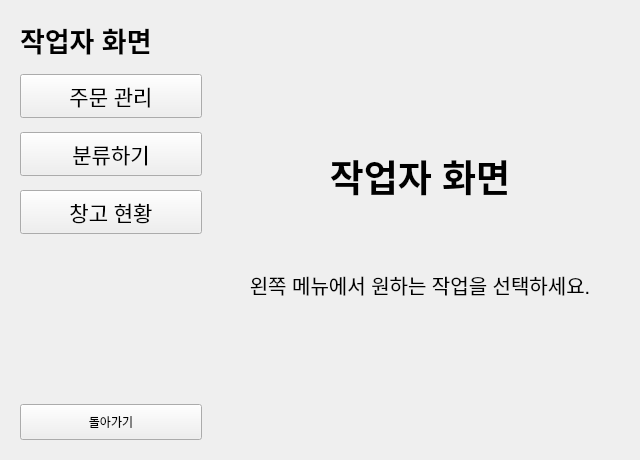
<?xml version="1.0" encoding="UTF-8"?>
<ui version="4.0">
 <class>WorkerScreen</class>
 <widget class="QWidget" name="WorkerScreen">
  <property name="objectName">
   <string>WorkerScreen</string>
  </property>
  <layout class="QHBoxLayout" name="horizontalLayout_worker_main">
   <property name="spacing">
    <number>0</number>
   </property>
   <item>
    <widget class="QFrame" name="worker_sidebar">
     <property name="objectName">
      <string>worker_sidebar</string>
     </property>
     <property name="minimumSize">
      <size>
       <width>200</width>
       <height>0</height>
      </size>
     </property>
     <property name="maximumSize">
      <size>
       <width>200</width>
       <height>16777215</height>
      </size>
     </property>
     <property name="frameShape">
      <enum>QFrame::Shape::NoFrame</enum>
     </property>
     <property name="frameShadow">
      <enum>QFrame::Shadow::Plain</enum>
     </property>
     <layout class="QVBoxLayout" name="verticalLayout_worker_sidebar">
      <property name="spacing">
       <number>14</number>
      </property>
      <item>
       <widget class="QLabel" name="label_worker_menuTitle">
        <property name="font">
         <font>
          <pointsize>20</pointsize>
          <weight>75</weight>
          <bold>true</bold>
         </font>
        </property>
        <property name="text">
         <string>작업자 화면</string>
        </property>
       </widget>
      </item>
      <item>
       <widget class="QPushButton" name="menu_inbound">
        <property name="minimumSize">
         <size>
          <width>0</width>
          <height>44</height>
         </size>
        </property>
        <property name="font">
         <font>
          <pointsize>16</pointsize>
         </font>
        </property>
        <property name="text">
         <string>주문 관리</string>
        </property>
        <property name="checkable">
         <bool>true</bool>
        </property>
        <property name="checked">
         <bool>false</bool>
        </property>
       </widget>
      </item>
      <item>
       <widget class="QPushButton" name="menu_classify">
        <property name="minimumSize">
         <size>
          <width>0</width>
          <height>44</height>
         </size>
        </property>
        <property name="font">
         <font>
          <pointsize>16</pointsize>
         </font>
        </property>
        <property name="text">
         <string>분류하기</string>
        </property>
        <property name="checkable">
         <bool>true</bool>
        </property>
        <property name="checked">
         <bool>false</bool>
        </property>
       </widget>
      </item>
      <item>
       <widget class="QPushButton" name="menu_warehouse">
        <property name="minimumSize">
         <size>
          <width>0</width>
          <height>44</height>
         </size>
        </property>
        <property name="font">
         <font>
          <pointsize>16</pointsize>
         </font>
        </property>
        <property name="text">
         <string>창고 현황</string>
        </property>
        <property name="checkable">
         <bool>true</bool>
        </property>
        <property name="checked">
         <bool>false</bool>
        </property>
       </widget>
      </item>
      <item>
       <spacer name="verticalSpacer_worker_sidebar">
        <property name="orientation">
         <enum>Qt::Orientation::Vertical</enum>
        </property>
        <property name="sizeHint" stdset="0">
         <size>
          <width>20</width>
          <height>40</height>
         </size>
        </property>
       </spacer>
      </item>
      <item>
       <widget class="QPushButton" name="backButton">
        <property name="minimumSize">
         <size>
          <width>0</width>
          <height>36</height>
         </size>
        </property>
        <property name="text">
         <string>돌아가기</string>
        </property>
       </widget>
      </item>
     </layout>
    </widget>
   </item>
   <item>
    <widget class="QStackedWidget" name="worker_content_stack">
     <property name="objectName">
      <string>worker_content_stack</string>
     </property>
     <widget class="QWidget" name="page_welcome">
      <property name="objectName">
       <string>page_welcome</string>
      </property>
      <layout class="QVBoxLayout" name="verticalLayout_welcome">
       <property name="spacing">
        <number>24</number>
       </property>
       <item>
        <spacer name="verticalSpacer_welcome_top">
         <property name="orientation">
          <enum>Qt::Orientation::Vertical</enum>
         </property>
         <property name="sizeHint" stdset="0">
          <size>
           <width>20</width>
           <height>80</height>
          </size>
         </property>
        </spacer>
       </item>
       <item>
        <widget class="QFrame" name="welcome_card">
         <property name="objectName">
          <string>welcome_card</string>
         </property>
         <property name="minimumSize">
          <size>
           <width>400</width>
           <height>220</height>
          </size>
         </property>
         <layout class="QVBoxLayout" name="verticalLayout_welcome_card">
          <property name="spacing">
           <number>16</number>
          </property>
          <item>
           <widget class="QLabel" name="label_welcome_title">
            <property name="objectName">
             <string>label_welcome_title</string>
            </property>
            <property name="font">
             <font>
              <pointsize>28</pointsize>
              <weight>75</weight>
              <bold>true</bold>
             </font>
            </property>
            <property name="alignment">
             <set>Qt::AlignmentFlag::AlignCenter</set>
            </property>
            <property name="text">
             <string>작업자 화면</string>
            </property>
           </widget>
          </item>
          <item>
           <widget class="QLabel" name="label_welcome_hint">
            <property name="objectName">
             <string>label_welcome_hint</string>
            </property>
            <property name="font">
             <font>
              <pointsize>15</pointsize>
             </font>
            </property>
            <property name="alignment">
             <set>Qt::AlignmentFlag::AlignCenter</set>
            </property>
            <property name="text">
             <string>왼쪽 메뉴에서 원하는 작업을 선택하세요.</string>
            </property>
           </widget>
          </item>
         </layout>
        </widget>
       </item>
       <item>
        <spacer name="verticalSpacer_welcome_bottom">
         <property name="orientation">
          <enum>Qt::Orientation::Vertical</enum>
         </property>
         <property name="sizeHint" stdset="0">
          <size>
           <width>20</width>
           <height>80</height>
          </size>
         </property>
        </spacer>
       </item>
      </layout>
     </widget>
     <widget class="QWidget" name="page_inbound">
      <property name="objectName">
       <string>page_inbound</string>
      </property>
      <layout class="QVBoxLayout" name="verticalLayout_inbound">
       <property name="spacing">
        <number>12</number>
       </property>
       <item>
        <widget class="QLabel" name="label_inbound_title">
         <property name="font">
          <font>
           <pointsize>18</pointsize>
           <weight>75</weight>
           <bold>true</bold>
          </font>
         </property>
         <property name="text">
          <string>주문 관리</string>
         </property>
        </widget>
       </item>
       <item>
        <widget class="QPushButton" name="inboundScanButton">
         <property name="objectName">
          <string>inboundScanButton</string>
         </property>
         <property name="minimumSize">
          <size>
           <width>0</width>
           <height>40</height>
          </size>
         </property>
         <property name="maximumSize">
          <size>
           <width>160</width>
           <height>16777215</height>
          </size>
         </property>
         <property name="font">
          <font>
           <pointsize>13</pointsize>
          </font>
         </property>
         <property name="text">
          <string>주문 입고 처리</string>
         </property>
        </widget>
       </item>
       <item>
        <widget class="QLabel" name="label_order_list_title">
         <property name="font">
          <font>
           <pointsize>14</pointsize>
           <weight>75</weight>
           <bold>true</bold>
          </font>
         </property>
         <property name="styleSheet">
          <string notr="true">margin-top: 10px;</string>
         </property>
         <property name="text">
          <string>주문 목록</string>
         </property>
        </widget>
       </item>
       <item>
        <widget class="QTableWidget" name="orderTable">
         <property name="objectName">
          <string>orderTable</string>
         </property>
         <property name="font">
          <font>
           <pointsize>12</pointsize>
          </font>
         </property>
         <property name="columnCount">
          <number>5</number>
         </property>
         <property name="minimumSize">
          <size>
           <width>0</width>
           <height>180</height>
          </size>
         </property>
         <property name="selectionBehavior">
          <enum>QAbstractItemView::SelectionBehavior::SelectRows</enum>
         </property>
         <property name="selectionMode">
          <enum>QAbstractItemView::SelectionMode::SingleSelection</enum>
         </property>
         <property name="alternatingRowColors">
          <bool>true</bool>
         </property>
         <attribute name="horizontalHeaderDefaultSectionSize">
          <number>100</number>
         </attribute>
         <attribute name="horizontalHeaderStretchLastSection">
          <bool>true</bool>
         </attribute>
        </widget>
       </item>
      </layout>
     </widget>
     <widget class="QWidget" name="page_order_detail">
      <property name="objectName">
       <string>page_order_detail</string>
      </property>
      <layout class="QVBoxLayout" name="verticalLayout_order_detail">
       <property name="spacing">
        <number>12</number>
       </property>
       <item>
        <layout class="QHBoxLayout" name="horizontalLayout_order_detail_header">
         <item>
          <widget class="QPushButton" name="orderDetailBackButton">
           <property name="objectName">
            <string>orderDetailBackButton</string>
           </property>
           <property name="text">
            <string>목록으로</string>
           </property>
           <property name="minimumHeight">
            <number>36</number>
           </property>
          </widget>
         </item>
         <item>
          <widget class="QLabel" name="label_order_detail_title">
           <property name="objectName">
            <string>label_order_detail_title</string>
           </property>
           <property name="font">
            <font>
             <pointsize>18</pointsize>
             <weight>75</weight>
             <bold>true</bold>
            </font>
           </property>
           <property name="text">
            <string>주문 상세</string>
           </property>
          </widget>
         </item>
         <item>
          <spacer name="horizontalSpacer_order_detail">
           <property name="orientation">
            <enum>Qt::Orientation::Horizontal</enum>
           </property>
           <property name="sizeHint" stdset="0">
            <size>
             <width>40</width>
             <height>20</height>
            </size>
           </property>
          </spacer>
         </item>
        </layout>
       </item>
       <item>
        <widget class="QLabel" name="label_order_detail_subtitle">
         <property name="objectName">
          <string>label_order_detail_subtitle</string>
         </property>
         <property name="font">
          <font>
           <pointsize>13</pointsize>
          </font>
         </property>
         <property name="text">
          <string>품목 리스트</string>
         </property>
        </widget>
       </item>
       <item>
        <widget class="QTableWidget" name="orderDetailTable">
         <property name="objectName">
          <string>orderDetailTable</string>
         </property>
         <property name="columnCount">
          <number>3</number>
         </property>
         <property name="minimumSize">
          <size>
           <width>0</width>
           <height>200</height>
          </size>
         </property>
         <property name="selectionBehavior">
          <enum>QAbstractItemView::SelectionBehavior::SelectRows</enum>
         </property>
         <property name="alternatingRowColors">
          <bool>true</bool>
         </property>
         <attribute name="horizontalHeaderStretchLastSection">
          <bool>true</bool>
         </attribute>
        </widget>
       </item>
      </layout>
     </widget>
     <widget class="QWidget" name="page_classify">
      <property name="objectName">
       <string>page_classify</string>
      </property>
      <layout class="QVBoxLayout" name="verticalLayout_classify">
       <property name="spacing">
        <number>12</number>
       </property>
       <item>
        <widget class="QLabel" name="label_classify_title">
         <property name="font">
          <font>
           <pointsize>18</pointsize>
           <weight>75</weight>
           <bold>true</bold>
          </font>
         </property>
         <property name="text">
          <string>분류하기</string>
         </property>
        </widget>
       </item>
       <item>
        <widget class="QFrame" name="classify_running_card">
         <property name="objectName">
          <string>classify_running_card</string>
         </property>
         <property name="minimumSize">
          <size>
           <width>0</width>
           <height>56</height>
          </size>
         </property>
         <layout class="QHBoxLayout" name="horizontalLayout_running">
          <item>
           <widget class="QLabel" name="label_running_status">
            <property name="font">
             <font>
              <pointsize>13</pointsize>
             </font>
            </property>
            <property name="text">
             <string>현재 진행 중: 없음</string>
            </property>
           </widget>
          </item>
         </layout>
        </widget>
       </item>
       <item>
        <widget class="QLabel" name="label_process_list_title">
         <property name="font">
          <font>
           <pointsize>13</pointsize>
           <weight>75</weight>
           <bold>true</bold>
          </font>
         </property>
         <property name="text">
          <string>공정 목록</string>
         </property>
        </widget>
       </item>
       <item>
        <widget class="QTableWidget" name="processTable">
         <property name="objectName">
          <string>processTable</string>
         </property>
         <property name="columnCount">
          <number>8</number>
         </property>
         <property name="minimumSize">
          <size>
           <width>0</width>
           <height>200</height>
          </size>
         </property>
         <property name="selectionBehavior">
          <enum>QAbstractItemView::SelectionBehavior::SelectRows</enum>
         </property>
         <property name="selectionMode">
          <enum>QAbstractItemView::SelectionMode::SingleSelection</enum>
         </property>
         <property name="alternatingRowColors">
          <bool>true</bool>
         </property>
         <attribute name="horizontalHeaderDefaultSectionSize">
          <number>100</number>
         </attribute>
         <attribute name="horizontalHeaderStretchLastSection">
          <bool>true</bool>
         </attribute>
        </widget>
       </item>
       <item>
        <layout class="QHBoxLayout" name="horizontalLayout_classify_buttons">
         <item>
          <widget class="QPushButton" name="classifyToggleButton">
           <property name="enabled">
            <bool>false</bool>
           </property>
           <property name="text">
            <string>시작</string>
           </property>
          </widget>
         </item>
         <item>
          <widget class="QPushButton" name="classifyRefreshButton">
           <property name="text">
            <string>새로고침</string>
           </property>
          </widget>
         </item>
         <item>
          <spacer name="horizontalSpacer_classify">
           <property name="orientation">
            <enum>Qt::Orientation::Horizontal</enum>
           </property>
           <property name="sizeHint" stdset="0">
            <size>
             <width>40</width>
             <height>20</height>
            </size>
           </property>
          </spacer>
         </item>
        </layout>
       </item>
       <item>
        <widget class="QLabel" name="classifyResultLabel">
         <property name="font">
          <font>
           <pointsize>12</pointsize>
          </font>
         </property>
         <property name="text">
          <string/>
         </property>
         <property name="wordWrap">
          <bool>true</bool>
         </property>
        </widget>
       </item>
      </layout>
     </widget>
     <widget class="QWidget" name="page_warehouse">
      <property name="objectName">
       <string>page_warehouse</string>
      </property>
      <layout class="QVBoxLayout" name="verticalLayout_warehouse">
       <property name="spacing">
        <number>16</number>
       </property>
       <item>
        <layout class="QHBoxLayout" name="horizontalLayout_warehouse_header">
         <item>
          <widget class="QLabel" name="label_warehouse_title">
           <property name="font">
            <font>
             <pointsize>18</pointsize>
             <weight>75</weight>
             <bold>true</bold>
            </font>
           </property>
           <property name="text">
            <string>창고 현황</string>
           </property>
          </widget>
         </item>
         <item>
          <widget class="QPushButton" name="warehouseRefreshButton">
           <property name="objectName">
            <string>warehouseRefreshButton</string>
           </property>
           <property name="text">
            <string>새로고침</string>
           </property>
           <property name="minimumHeight">
            <number>36</number>
           </property>
          </widget>
         </item>
         <item>
          <spacer name="horizontalSpacer_warehouse">
           <property name="orientation">
            <enum>Qt::Orientation::Horizontal</enum>
           </property>
           <property name="sizeHint" stdset="0">
            <size>
             <width>40</width>
             <height>20</height>
            </size>
           </property>
          </spacer>
         </item>
        </layout>
       </item>
       <item>
        <widget class="QFrame" name="warehouse_chart_card">
         <property name="objectName">
          <string>warehouse_chart_card</string>
         </property>
         <property name="minimumSize">
          <size>
           <width>0</width>
           <height>280</height>
          </size>
         </property>
         <layout class="QVBoxLayout" name="verticalLayout_warehouse_chart">
          <property name="spacing">
           <number>24</number>
          </property>
          <item>
           <layout class="QHBoxLayout" name="horizontalLayout_bar_1l">
            <item>
             <widget class="QLabel" name="label_warehouse_1l">
              <property name="minimumWidth">
               <number>100</number>
              </property>
              <property name="font">
               <font>
                <pointsize>20</pointsize>
                <weight>75</weight>
                <bold>true</bold>
               </font>
              </property>
              <property name="text">
               <string>1L</string>
              </property>
             </widget>
            </item>
            <item>
             <widget class="QProgressBar" name="progressBar_1l">
              <property name="objectName">
               <string>progressBar_1l</string>
              </property>
              <property name="minimumSize">
               <size>
                <width>0</width>
                <height>44</height>
               </size>
              </property>
              <property name="maximum">
               <number>100</number>
              </property>
              <property name="value">
               <number>0</number>
              </property>
              <property name="textVisible">
               <bool>true</bool>
              </property>
             </widget>
            </item>
            <item>
             <widget class="QLabel" name="label_warehouse_1l_count">
              <property name="minimumWidth">
               <number>56</number>
              </property>
              <property name="font">
               <font>
                <pointsize>16</pointsize>
                <weight>75</weight>
                <bold>true</bold>
               </font>
              </property>
              <property name="text">
               <string>0/10</string>
              </property>
             </widget>
            </item>
           </layout>
          </item>
          <item>
           <layout class="QHBoxLayout" name="horizontalLayout_bar_2l">
            <item>
             <widget class="QLabel" name="label_warehouse_2l">
              <property name="minimumWidth">
               <number>100</number>
              </property>
              <property name="font">
               <font>
                <pointsize>20</pointsize>
                <weight>75</weight>
                <bold>true</bold>
               </font>
              </property>
              <property name="text">
               <string>2L</string>
              </property>
             </widget>
            </item>
            <item>
             <widget class="QProgressBar" name="progressBar_2l">
              <property name="objectName">
               <string>progressBar_2l</string>
              </property>
              <property name="minimumSize">
               <size>
                <width>0</width>
                <height>44</height>
               </size>
              </property>
              <property name="maximum">
               <number>100</number>
              </property>
              <property name="value">
               <number>0</number>
              </property>
              <property name="textVisible">
               <bool>true</bool>
              </property>
             </widget>
            </item>
            <item>
             <widget class="QLabel" name="label_warehouse_2l_count">
              <property name="minimumWidth">
               <number>56</number>
              </property>
              <property name="font">
               <font>
                <pointsize>16</pointsize>
                <weight>75</weight>
                <bold>true</bold>
               </font>
              </property>
              <property name="text">
               <string>0/10</string>
              </property>
             </widget>
            </item>
           </layout>
          </item>
          <item>
           <layout class="QHBoxLayout" name="horizontalLayout_bar_unclassified">
            <item>
             <widget class="QLabel" name="label_warehouse_unclassified">
              <property name="minimumWidth">
               <number>100</number>
              </property>
              <property name="font">
               <font>
                <pointsize>20</pointsize>
                <weight>75</weight>
                <bold>true</bold>
               </font>
              </property>
              <property name="text">
               <string>미분류</string>
              </property>
             </widget>
            </item>
            <item>
             <widget class="QProgressBar" name="progressBar_unclassified">
              <property name="objectName">
               <string>progressBar_unclassified</string>
              </property>
              <property name="minimumSize">
               <size>
                <width>0</width>
                <height>44</height>
               </size>
              </property>
              <property name="maximum">
               <number>100</number>
              </property>
              <property name="value">
               <number>0</number>
              </property>
              <property name="textVisible">
               <bool>true</bool>
              </property>
             </widget>
            </item>
            <item>
             <widget class="QLabel" name="label_warehouse_unclassified_count">
              <property name="minimumWidth">
               <number>56</number>
              </property>
              <property name="font">
               <font>
                <pointsize>16</pointsize>
                <weight>75</weight>
                <bold>true</bold>
               </font>
              </property>
              <property name="text">
               <string>0/10</string>
              </property>
             </widget>
            </item>
           </layout>
          </item>
         </layout>
        </widget>
       </item>
      </layout>
     </widget>
    </widget>
   </item>
  </layout>
 </widget>
 <resources/>
 <connections/>
</ui>
